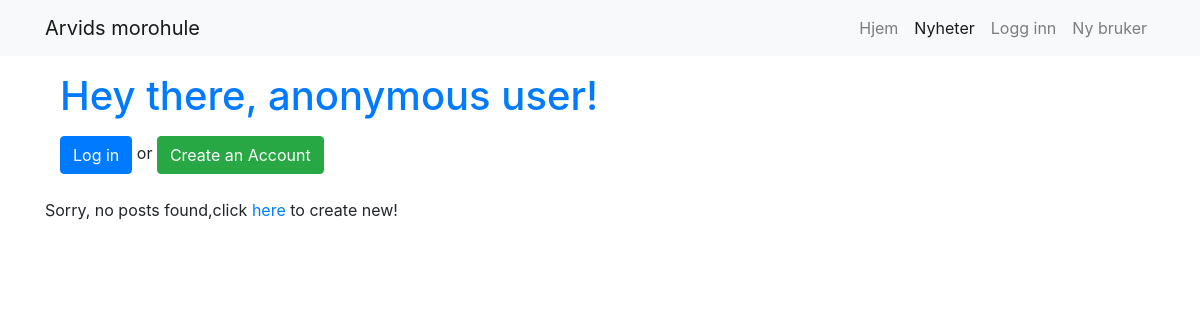
Page /posts on the earlier database version.
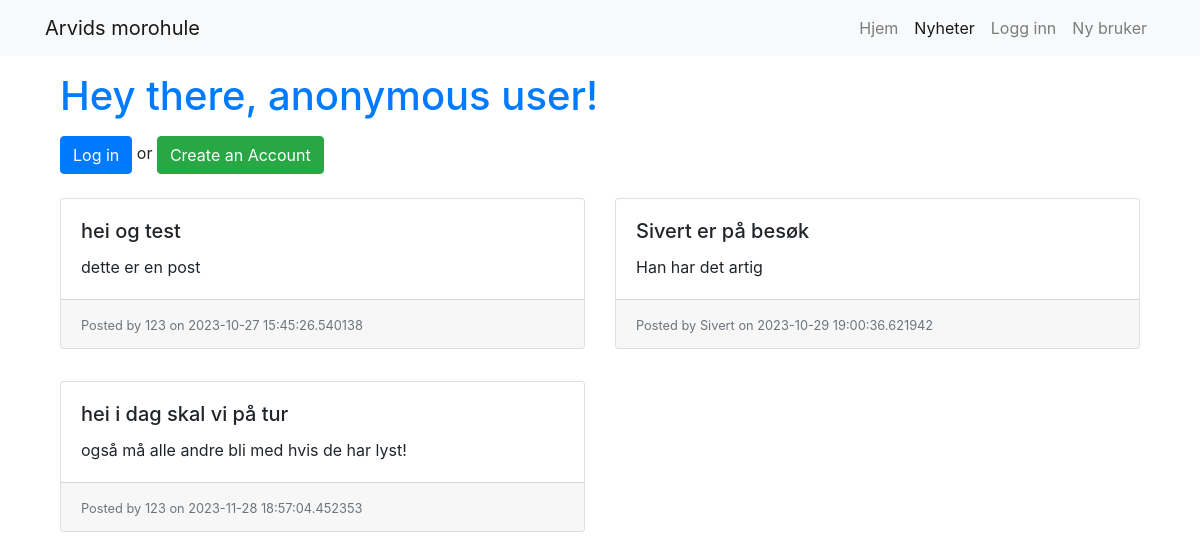
Same page on the later database version.
### app.py (models this page shows, shortened)
class Post(db.Model):
    id = db.Column(db.Integer, primary_key=True)
    title = db.Column(db.String(255), nullable=False)
    content = db.Column(db.Text, nullable=False)
    user_id = db.Column(db.Integer, db.ForeignKey('user.id'), nullable=False)
    user = db.relationship('User', back_populates='posts')
    created_at = db.Column(db.DateTime, default=datetime.utcnow)  # Timestamp when the post was created
    modified_at = db.Column(db.DateTime, default=datetime.utcnow, onupdate=datetime.utcnow)  # Timestamp when the post was last modified

class User(db.Model, UserMixin):
    id = db.Column(db.Integer, primary_key=True)
    username = db.Column(db.String(80), unique=True, nullable=False)
    password = db.Column(db.String(120), nullable=False)
    first_name = db.Column(db.String(80), default="")
    last_name = db.Column(db.String(80), default="")
    is_active = db.Column(db.Boolean, default=True)
    is_admin = db.Column(db.Boolean, default=False)
    posts = db.relationship('Post', back_populates='user')
    @property
    def full_name(self):
        if self.first_name and self.last_name:
            return f'{self.first_name} {self.last_name}'
        return self.username
    @property
    def display_name(self):
        return self.full_name

### app.py (the view)
@app.route('/posts')
def posts():
    context = CONTEXT.copy()
    context.update({
        'active_tab': 'posts',
        'user': current_user,
        'posts': Post.query.all()  # Fetch all posts from the database
    })
    return render_template('posts.html', **context)

### templates/posts.html (shortened to what this page needs)
{% extends 'base.html' %}
{% block content %}
<div class="container">
    <h1 class="pb-2 text-primary">
        {% if user.is_authenticated %}
        Welcome, {{ user.display_name }}!
        {% else %}
        Hey there, anonymous user!
        {% endif %}
    </h1>
    {% if not user.is_authenticated %}
    <p><a href="{{ url_for('login') }}" class="btn btn-primary">Log in</a> or <a href="{{ url_for('register') }}"
            class="btn btn-success">Create an Account</a></p>
    {% endif %}
    <div class="row mt-4">
        {% if posts %}
            {% for post in posts %}
            <div class="col-sm-6 pb-3">
                <div class="card mb-3">
                    <div class="card-body">
                        <h5 class="card-title">{{ post.title }}</h5>
                        <p class="card-text">{{ post.content }}</p>
                    </div>
                    <div class="card-footer">
                        <small class="text-muted">Posted by {{ post.user.display_name }} on {{ post.modified_at }}</small>
                    </div>
                </div>
            </div>
            {% endfor %}
        {% else %}
                <p>
                    Sorry, no posts found,click <a href="{{url_for('create_post')}}">here</a> to create new!
                </p>
        {% endif %}
    </div>
</div>
{% endblock %}

### templates/base.html (shortened to what this page needs)
<!DOCTYPE html>
<html lang="en">
<head>
    <link rel="stylesheet" href="https://stackpath.bootstrapcdn.com/bootstrap/4.5.2/css/bootstrap.min.css"
>
</head>
<body>
    <nav class="navbar navbar-expand-lg navbar-light bg-light">
        <div class="container">
            <a class="navbar-brand" href="{{site_title_url_target}}"> {{site_title}}</a>
            <div class="collapse navbar-collapse" id="navbarNav">
                <ul class="navbar-nav ml-auto">
                    <li class="nav-item">
                        <a class="nav-link {% if active_tab == 'index' %} active {% endif %}" href="{{ url_for('index') }}">Hjem</a>
                    </li>
                    <li class="nav-item">
                        <a class="nav-link {% if active_tab == 'posts' %} active {% endif %}" href="{{ url_for('posts') }}">Nyheter</a>
                    </li>
                    {% if not user.is_authenticated %}
                    <li class="nav-item">
                        <a class="nav-link {% if active_tab == 'login' %} active {% endif %}" href="{{ url_for('login') }}">Logg inn</a>
                    </li>
                    <li class="nav-item">
                        <a class="nav-link {% if active_tab == 'register' %} active {% endif %}" href="{{ url_for('register') }}">Ny bruker</a>
                    </li>
                    {% endif %}
                </ul>
            </div>
        </div>
    </nav>
    <div class="container mt-3 pb-5">
        {% block content %}
        {% endblock %}
    </div>
</body>
</html>

Differences in the rows shown:
added Post: title "hei og test", content "dette er en post", user.display_name "123", modified_at "2023-10-27 15:45:26.540138"
added Post: title "Sivert er på besøk", content "Han har det artig", user.display_name "Sivert", modified_at "2023-10-29 19:00:36.621942"
added Post: title "hei i dag skal vi på tur", content "også må alle andre bli med hvis de har lyst!", user.display_name "123", modified_at "2023-11-28 18:57:04.452353"
Other differences:
text no longer shown: "Sorry, no posts found,click here to create new!"
